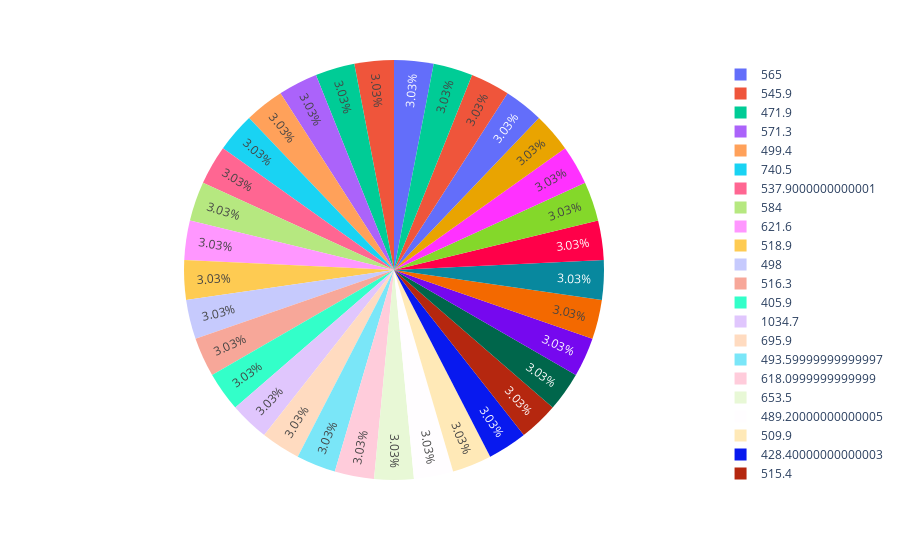

Notebook cell for this chart:
### Code cell
px.pie(wage, names='total_quarter_2021')

### Figure 1 — Plotly figure (JSON) as saved in the notebook; plotly's stock layout.template omitted (floating-point values rounded to 4 significant figures)
{"data": [{"domain": {"x": [0, 1], "y": [0, 1]}, "hovertemplate": "total_quarter_2021=%{label}<extra></extra>", "labels": [565, 545.9, 471.9, 571.3, 499.4, 740.5, 537.9, 584, 621.6, 518.9, 498, 516.3, 405.9, 1035.0, 695.9, 493.6, 618.1, 653.5, 489.2, 509.9, 428.4, 515.4, 571.5, 565.5, 625.4, 451.9, 1174, 555.9, 540.4, 503.6, 437.3, 527.6, 930.8], "legendgroup": "", "name": "", "showlegend": true, "type": "pie"}], "layout": {"legend": {"tracegroupgap": 0}, "margin": {"t": 60}}}
